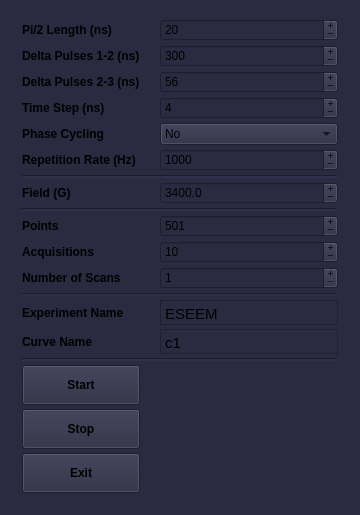
<?xml version="1.0" encoding="UTF-8"?>
<ui version="4.0">
 <class>MainWindow</class>
 <widget class="QMainWindow" name="MainWindow">
  <property name="geometry">
   <rect>
    <x>0</x>
    <y>0</y>
    <width>360</width>
    <height>515</height>
   </rect>
  </property>
  <property name="sizePolicy">
   <sizepolicy hsizetype="Fixed" vsizetype="Fixed">
    <horstretch>0</horstretch>
    <verstretch>0</verstretch>
   </sizepolicy>
  </property>
  <property name="minimumSize">
   <size>
    <width>360</width>
    <height>515</height>
   </size>
  </property>
  <property name="maximumSize">
   <size>
    <width>360</width>
    <height>515</height>
   </size>
  </property>
  <property name="font">
   <font>
    <weight>50</weight>
    <bold>false</bold>
   </font>
  </property>
  <property name="windowTitle">
   <string>Three Pulse ESEEM v 0.1</string>
  </property>
  <property name="styleSheet">
   <string notr="true">background-color: rgb(42,42,64);</string>
  </property>
  <widget class="QWidget" name="centralwidget">
   <property name="sizePolicy">
    <sizepolicy hsizetype="Fixed" vsizetype="Fixed">
     <horstretch>0</horstretch>
     <verstretch>0</verstretch>
    </sizepolicy>
   </property>
   <property name="minimumSize">
    <size>
     <width>360</width>
     <height>515</height>
    </size>
   </property>
   <property name="maximumSize">
    <size>
     <width>360</width>
     <height>515</height>
    </size>
   </property>
   <layout class="QGridLayout" name="gridLayout_2">
    <item row="0" column="0">
     <layout class="QGridLayout" name="gridLayout">
      <property name="sizeConstraint">
       <enum>QLayout::SetNoConstraint</enum>
      </property>
      <property name="leftMargin">
       <number>13</number>
      </property>
      <property name="topMargin">
       <number>4</number>
      </property>
      <property name="rightMargin">
       <number>13</number>
      </property>
      <property name="bottomMargin">
       <number>6</number>
      </property>
      <property name="horizontalSpacing">
       <number>20</number>
      </property>
      <property name="verticalSpacing">
       <number>4</number>
      </property>
      <item row="24" column="0">
       <widget class="QPushButton" name="button_stop">
        <property name="minimumSize">
         <size>
          <width>0</width>
          <height>40</height>
         </size>
        </property>
        <property name="font">
         <font>
          <weight>75</weight>
          <bold>true</bold>
         </font>
        </property>
        <property name="contextMenuPolicy">
         <enum>Qt::NoContextMenu</enum>
        </property>
        <property name="layoutDirection">
         <enum>Qt::LeftToRight</enum>
        </property>
        <property name="text">
         <string>Stop</string>
        </property>
       </widget>
      </item>
      <item row="21" column="1">
       <widget class="QTextEdit" name="text_edit_curve">
        <property name="sizePolicy">
         <sizepolicy hsizetype="Expanding" vsizetype="Fixed">
          <horstretch>0</horstretch>
          <verstretch>0</verstretch>
         </sizepolicy>
        </property>
        <property name="minimumSize">
         <size>
          <width>0</width>
          <height>25</height>
         </size>
        </property>
        <property name="maximumSize">
         <size>
          <width>16777215</width>
          <height>25</height>
         </size>
        </property>
        <property name="mouseTracking">
         <bool>false</bool>
        </property>
        <property name="contextMenuPolicy">
         <enum>Qt::NoContextMenu</enum>
        </property>
        <property name="verticalScrollBarPolicy">
         <enum>Qt::ScrollBarAlwaysOff</enum>
        </property>
        <property name="html">
         <string>&lt;!DOCTYPE HTML PUBLIC &quot;-//W3C//DTD HTML 4.0//EN&quot; &quot;http://www.w3.org/TR/REC-html40/strict.dtd&quot;&gt;
&lt;html&gt;&lt;head&gt;&lt;meta name=&quot;qrichtext&quot; content=&quot;1&quot; /&gt;&lt;style type=&quot;text/css&quot;&gt;
p, li { white-space: pre-wrap; }
&lt;/style&gt;&lt;/head&gt;&lt;body style=&quot; font-family:'Ubuntu'; font-size:11pt; font-weight:400; font-style:normal;&quot;&gt;
&lt;p style=&quot; margin-top:0px; margin-bottom:0px; margin-left:0px; margin-right:0px; -qt-block-indent:0; text-indent:0px;&quot;&gt;c1&lt;/p&gt;&lt;/body&gt;&lt;/html&gt;</string>
        </property>
       </widget>
      </item>
      <item row="14" column="0">
       <widget class="QLabel" name="label_3">
        <property name="font">
         <font>
          <weight>75</weight>
          <bold>true</bold>
         </font>
        </property>
        <property name="contextMenuPolicy">
         <enum>Qt::NoContextMenu</enum>
        </property>
        <property name="text">
         <string>Points</string>
        </property>
       </widget>
      </item>
      <item row="5" column="1">
       <widget class="QSpinBox" name="box_rep_rate">
        <property name="contextMenuPolicy">
         <enum>Qt::NoContextMenu</enum>
        </property>
        <property name="buttonSymbols">
         <enum>QAbstractSpinBox::PlusMinus</enum>
        </property>
        <property name="keyboardTracking">
         <bool>false</bool>
        </property>
        <property name="minimum">
         <number>2</number>
        </property>
        <property name="maximum">
         <number>50000</number>
        </property>
        <property name="singleStep">
         <number>10</number>
        </property>
        <property name="value">
         <number>1000</number>
        </property>
       </widget>
      </item>
      <item row="13" column="0" colspan="2">
       <widget class="Line" name="line_3">
        <property name="lineWidth">
         <number>2</number>
        </property>
        <property name="orientation">
         <enum>Qt::Horizontal</enum>
        </property>
       </widget>
      </item>
      <item row="0" column="0">
       <widget class="QLabel" name="label">
        <property name="font">
         <font>
          <weight>75</weight>
          <bold>true</bold>
          <kerning>true</kerning>
         </font>
        </property>
        <property name="contextMenuPolicy">
         <enum>Qt::NoContextMenu</enum>
        </property>
        <property name="text">
         <string>Pi/2 Length (ns)</string>
        </property>
       </widget>
      </item>
      <item row="6" column="0" colspan="2">
       <widget class="Line" name="line">
        <property name="lineWidth">
         <number>2</number>
        </property>
        <property name="orientation">
         <enum>Qt::Horizontal</enum>
        </property>
       </widget>
      </item>
      <item row="15" column="0">
       <widget class="QLabel" name="label_6">
        <property name="font">
         <font>
          <weight>75</weight>
          <bold>true</bold>
         </font>
        </property>
        <property name="contextMenuPolicy">
         <enum>Qt::NoContextMenu</enum>
        </property>
        <property name="text">
         <string>Acquisitions</string>
        </property>
       </widget>
      </item>
      <item row="25" column="0">
       <widget class="QPushButton" name="button_off">
        <property name="minimumSize">
         <size>
          <width>0</width>
          <height>40</height>
         </size>
        </property>
        <property name="font">
         <font>
          <weight>75</weight>
          <bold>true</bold>
         </font>
        </property>
        <property name="contextMenuPolicy">
         <enum>Qt::NoContextMenu</enum>
        </property>
        <property name="text">
         <string>Exit</string>
        </property>
       </widget>
      </item>
      <item row="0" column="1">
       <widget class="QSpinBox" name="box_length">
        <property name="contextMenuPolicy">
         <enum>Qt::NoContextMenu</enum>
        </property>
        <property name="readOnly">
         <bool>false</bool>
        </property>
        <property name="buttonSymbols">
         <enum>QAbstractSpinBox::PlusMinus</enum>
        </property>
        <property name="specialValueText">
         <string notr="true"/>
        </property>
        <property name="keyboardTracking">
         <bool>false</bool>
        </property>
        <property name="minimum">
         <number>8</number>
        </property>
        <property name="maximum">
         <number>1900</number>
        </property>
        <property name="singleStep">
         <number>4</number>
        </property>
        <property name="value">
         <number>20</number>
        </property>
       </widget>
      </item>
      <item row="20" column="0">
       <widget class="QLabel" name="label_5">
        <property name="font">
         <font>
          <weight>75</weight>
          <bold>true</bold>
         </font>
        </property>
        <property name="contextMenuPolicy">
         <enum>Qt::NoContextMenu</enum>
        </property>
        <property name="text">
         <string>Experiment Name</string>
        </property>
       </widget>
      </item>
      <item row="20" column="1">
       <widget class="QTextEdit" name="text_edit_exp_name">
        <property name="sizePolicy">
         <sizepolicy hsizetype="Expanding" vsizetype="Fixed">
          <horstretch>0</horstretch>
          <verstretch>0</verstretch>
         </sizepolicy>
        </property>
        <property name="minimumSize">
         <size>
          <width>0</width>
          <height>25</height>
         </size>
        </property>
        <property name="maximumSize">
         <size>
          <width>16777215</width>
          <height>25</height>
         </size>
        </property>
        <property name="mouseTracking">
         <bool>false</bool>
        </property>
        <property name="tabletTracking">
         <bool>false</bool>
        </property>
        <property name="contextMenuPolicy">
         <enum>Qt::NoContextMenu</enum>
        </property>
        <property name="verticalScrollBarPolicy">
         <enum>Qt::ScrollBarAlwaysOff</enum>
        </property>
        <property name="markdown">
         <string>ESEEM

</string>
        </property>
        <property name="html">
         <string>&lt;!DOCTYPE HTML PUBLIC &quot;-//W3C//DTD HTML 4.0//EN&quot; &quot;http://www.w3.org/TR/REC-html40/strict.dtd&quot;&gt;
&lt;html&gt;&lt;head&gt;&lt;meta name=&quot;qrichtext&quot; content=&quot;1&quot; /&gt;&lt;style type=&quot;text/css&quot;&gt;
p, li { white-space: pre-wrap; }
&lt;/style&gt;&lt;/head&gt;&lt;body style=&quot; font-family:'Ubuntu'; font-size:11pt; font-weight:400; font-style:normal;&quot;&gt;
&lt;p style=&quot; margin-top:7px; margin-bottom:7px; margin-left:0px; margin-right:0px; -qt-block-indent:0; text-indent:0px;&quot;&gt;ESEEM&lt;/p&gt;&lt;/body&gt;&lt;/html&gt;</string>
        </property>
        <property name="overwriteMode">
         <bool>true</bool>
        </property>
        <property name="acceptRichText">
         <bool>false</bool>
        </property>
        <property name="textInteractionFlags">
         <set>Qt::TextEditorInteraction</set>
        </property>
       </widget>
      </item>
      <item row="2" column="0">
       <widget class="QLabel" name="label_12">
        <property name="font">
         <font>
          <weight>75</weight>
          <bold>true</bold>
         </font>
        </property>
        <property name="contextMenuPolicy">
         <enum>Qt::NoContextMenu</enum>
        </property>
        <property name="text">
         <string>Delta Pulses 2-3 (ns)</string>
        </property>
       </widget>
      </item>
      <item row="14" column="1">
       <widget class="QSpinBox" name="box_points">
        <property name="contextMenuPolicy">
         <enum>Qt::NoContextMenu</enum>
        </property>
        <property name="buttonSymbols">
         <enum>QAbstractSpinBox::PlusMinus</enum>
        </property>
        <property name="keyboardTracking">
         <bool>false</bool>
        </property>
        <property name="minimum">
         <number>1</number>
        </property>
        <property name="maximum">
         <number>20000</number>
        </property>
        <property name="singleStep">
         <number>10</number>
        </property>
        <property name="value">
         <number>501</number>
        </property>
       </widget>
      </item>
      <item row="21" column="0">
       <widget class="QLabel" name="label_10">
        <property name="font">
         <font>
          <weight>75</weight>
          <bold>true</bold>
         </font>
        </property>
        <property name="contextMenuPolicy">
         <enum>Qt::NoContextMenu</enum>
        </property>
        <property name="text">
         <string>Curve Name</string>
        </property>
       </widget>
      </item>
      <item row="17" column="0">
       <widget class="QLabel" name="label_7">
        <property name="font">
         <font>
          <weight>75</weight>
          <bold>true</bold>
         </font>
        </property>
        <property name="contextMenuPolicy">
         <enum>Qt::NoContextMenu</enum>
        </property>
        <property name="text">
         <string>Number of Scans</string>
        </property>
       </widget>
      </item>
      <item row="5" column="0">
       <widget class="QLabel" name="label_11">
        <property name="font">
         <font>
          <weight>75</weight>
          <bold>true</bold>
         </font>
        </property>
        <property name="contextMenuPolicy">
         <enum>Qt::NoContextMenu</enum>
        </property>
        <property name="text">
         <string>Repetition Rate (Hz)</string>
        </property>
       </widget>
      </item>
      <item row="22" column="0" colspan="2">
       <widget class="Line" name="line_5">
        <property name="lineWidth">
         <number>2</number>
        </property>
        <property name="orientation">
         <enum>Qt::Horizontal</enum>
        </property>
       </widget>
      </item>
      <item row="3" column="1">
       <widget class="QSpinBox" name="box_time_step">
        <property name="contextMenuPolicy">
         <enum>Qt::NoContextMenu</enum>
        </property>
        <property name="buttonSymbols">
         <enum>QAbstractSpinBox::PlusMinus</enum>
        </property>
        <property name="keyboardTracking">
         <bool>false</bool>
        </property>
        <property name="minimum">
         <number>2</number>
        </property>
        <property name="maximum">
         <number>20000</number>
        </property>
        <property name="singleStep">
         <number>4</number>
        </property>
        <property name="value">
         <number>4</number>
        </property>
       </widget>
      </item>
      <item row="7" column="0">
       <widget class="QLabel" name="label_4">
        <property name="font">
         <font>
          <weight>75</weight>
          <bold>true</bold>
         </font>
        </property>
        <property name="contextMenuPolicy">
         <enum>Qt::NoContextMenu</enum>
        </property>
        <property name="text">
         <string>Field (G)</string>
        </property>
       </widget>
      </item>
      <item row="23" column="0">
       <widget class="QPushButton" name="button_start">
        <property name="minimumSize">
         <size>
          <width>0</width>
          <height>40</height>
         </size>
        </property>
        <property name="font">
         <font>
          <weight>75</weight>
          <bold>true</bold>
         </font>
        </property>
        <property name="contextMenuPolicy">
         <enum>Qt::NoContextMenu</enum>
        </property>
        <property name="text">
         <string>Start</string>
        </property>
       </widget>
      </item>
      <item row="1" column="0">
       <widget class="QLabel" name="label_2">
        <property name="font">
         <font>
          <weight>75</weight>
          <bold>true</bold>
         </font>
        </property>
        <property name="contextMenuPolicy">
         <enum>Qt::NoContextMenu</enum>
        </property>
        <property name="text">
         <string>Delta Pulses 1-2 (ns)</string>
        </property>
       </widget>
      </item>
      <item row="15" column="1">
       <widget class="QSpinBox" name="box_averag">
        <property name="contextMenuPolicy">
         <enum>Qt::NoContextMenu</enum>
        </property>
        <property name="buttonSymbols">
         <enum>QAbstractSpinBox::PlusMinus</enum>
        </property>
        <property name="keyboardTracking">
         <bool>false</bool>
        </property>
        <property name="minimum">
         <number>1</number>
        </property>
        <property name="maximum">
         <number>5000</number>
        </property>
        <property name="singleStep">
         <number>10</number>
        </property>
        <property name="value">
         <number>10</number>
        </property>
       </widget>
      </item>
      <item row="17" column="1">
       <widget class="QSpinBox" name="box_scan">
        <property name="contextMenuPolicy">
         <enum>Qt::NoContextMenu</enum>
        </property>
        <property name="buttonSymbols">
         <enum>QAbstractSpinBox::PlusMinus</enum>
        </property>
        <property name="keyboardTracking">
         <bool>false</bool>
        </property>
        <property name="minimum">
         <number>1</number>
        </property>
        <property name="maximum">
         <number>100</number>
        </property>
        <property name="value">
         <number>1</number>
        </property>
       </widget>
      </item>
      <item row="19" column="0" colspan="2">
       <widget class="Line" name="line_4">
        <property name="lineWidth">
         <number>2</number>
        </property>
        <property name="orientation">
         <enum>Qt::Horizontal</enum>
        </property>
       </widget>
      </item>
      <item row="1" column="1">
       <widget class="QSpinBox" name="box_delta">
        <property name="contextMenuPolicy">
         <enum>Qt::NoContextMenu</enum>
        </property>
        <property name="buttonSymbols">
         <enum>QAbstractSpinBox::PlusMinus</enum>
        </property>
        <property name="keyboardTracking">
         <bool>false</bool>
        </property>
        <property name="minimum">
         <number>40</number>
        </property>
        <property name="maximum">
         <number>5000</number>
        </property>
        <property name="singleStep">
         <number>4</number>
        </property>
        <property name="value">
         <number>300</number>
        </property>
       </widget>
      </item>
      <item row="2" column="1">
       <widget class="QSpinBox" name="box_delta_echo">
        <property name="contextMenuPolicy">
         <enum>Qt::NoContextMenu</enum>
        </property>
        <property name="buttonSymbols">
         <enum>QAbstractSpinBox::PlusMinus</enum>
        </property>
        <property name="keyboardTracking">
         <bool>false</bool>
        </property>
        <property name="minimum">
         <number>40</number>
        </property>
        <property name="maximum">
         <number>5000</number>
        </property>
        <property name="singleStep">
         <number>4</number>
        </property>
        <property name="value">
         <number>56</number>
        </property>
       </widget>
      </item>
      <item row="7" column="1">
       <widget class="QDoubleSpinBox" name="box_field">
        <property name="contextMenuPolicy">
         <enum>Qt::NoContextMenu</enum>
        </property>
        <property name="buttonSymbols">
         <enum>QAbstractSpinBox::PlusMinus</enum>
        </property>
        <property name="keyboardTracking">
         <bool>false</bool>
        </property>
        <property name="decimals">
         <number>1</number>
        </property>
        <property name="minimum">
         <double>100.000000000000000</double>
        </property>
        <property name="maximum">
         <double>9100.000000000000000</double>
        </property>
        <property name="singleStep">
         <double>0.500000000000000</double>
        </property>
        <property name="value">
         <double>3400.000000000000000</double>
        </property>
       </widget>
      </item>
      <item row="3" column="0">
       <widget class="QLabel" name="label_8">
        <property name="font">
         <font>
          <weight>75</weight>
          <bold>true</bold>
         </font>
        </property>
        <property name="contextMenuPolicy">
         <enum>Qt::NoContextMenu</enum>
        </property>
        <property name="text">
         <string>Time Step (ns)</string>
        </property>
       </widget>
      </item>
      <item row="4" column="1">
       <widget class="QComboBox" name="combo_phase">
        <property name="contextMenuPolicy">
         <enum>Qt::NoContextMenu</enum>
        </property>
        <item>
         <property name="text">
          <string>No</string>
         </property>
        </item>
       </widget>
      </item>
      <item row="4" column="0">
       <widget class="QLabel" name="label_13">
        <property name="font">
         <font>
          <weight>75</weight>
          <bold>true</bold>
         </font>
        </property>
        <property name="contextMenuPolicy">
         <enum>Qt::NoContextMenu</enum>
        </property>
        <property name="text">
         <string>Phase Cycling</string>
        </property>
       </widget>
      </item>
     </layout>
    </item>
   </layout>
  </widget>
 </widget>
 <resources/>
 <connections/>
</ui>
